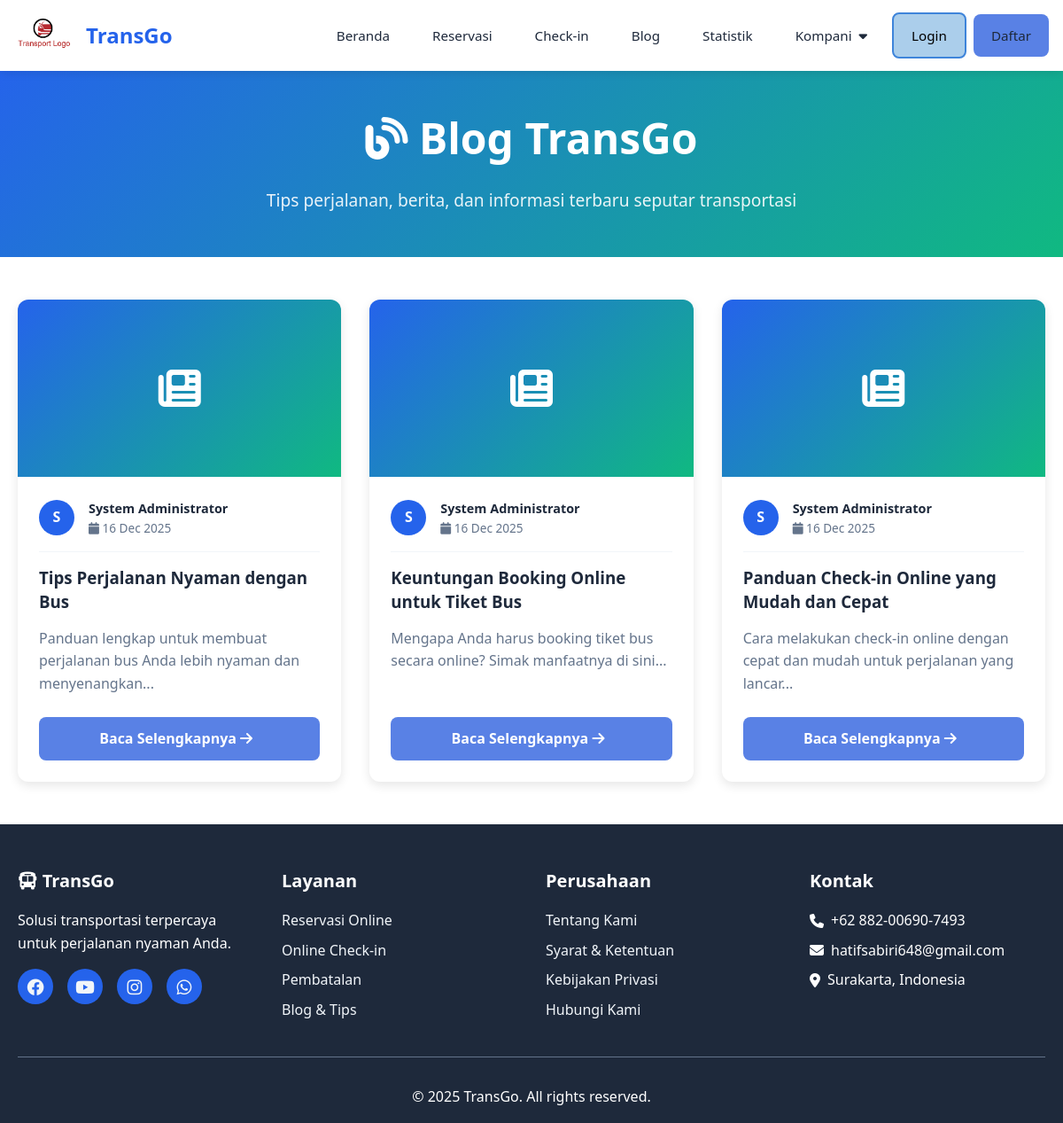
/blog/index.php, run on the app's committed database.
### tables this page shows
CREATE TABLE blog_articles (
    id INT AUTO_INCREMENT PRIMARY KEY,
    title VARCHAR(255) NOT NULL,
    slug VARCHAR(255) UNIQUE NOT NULL,
    content TEXT NOT NULL,
    excerpt TEXT DEFAULT NULL,
    featured_image VARCHAR(255) DEFAULT NULL,
    author_id INT NOT NULL,
    status ENUM('draft', 'published') DEFAULT 'draft',
    published_at TIMESTAMP NULL DEFAULT NULL,
    created_at TIMESTAMP DEFAULT CURRENT_TIMESTAMP,
    updated_at TIMESTAMP DEFAULT CURRENT_TIMESTAMP ON UPDATE CURRENT_TIMESTAMP,
    FOREIGN KEY (author_id) REFERENCES users(id) ON DELETE CASCADE,
    INDEX idx_slug (slug),
    INDEX idx_status (status),
    INDEX idx_author_id (author_id)
);

CREATE TABLE users (
    id INT AUTO_INCREMENT PRIMARY KEY,
    email VARCHAR(255) UNIQUE NOT NULL,
    password VARCHAR(255) NOT NULL,
    full_name VARCHAR(255) NOT NULL,
    phone VARCHAR(20),
    role ENUM('user', 'staff', 'admin') DEFAULT 'user',
    created_at TIMESTAMP DEFAULT CURRENT_TIMESTAMP,
    updated_at TIMESTAMP DEFAULT CURRENT_TIMESTAMP ON UPDATE CURRENT_TIMESTAMP,
    INDEX idx_email (email),
    INDEX idx_role (role)
);

### config/config.php (called while the page is built, shortened)
<?php
function format_date($date, $format = 'd M Y')
{
    $timestamp = strtotime($date);
    return date($format, $timestamp);
}

### blog/index.php (the view, shortened to what this page needs)
<?php
require_once '../config/config.php';
$conn = getDBConnection();
$page = isset($_GET['page']) ? intval($_GET['page']) : 1;
$per_page = 9;
$offset = ($page - 1) * $per_page;
$articles = $conn->query("SELECT a.*, u.full_name as author_name
    FROM blog_articles a
    JOIN users u ON a.author_id = u.id
    WHERE a.status = 'published'
    ORDER BY a.published_at DESC
    LIMIT $per_page OFFSET $offset");
include '../includes/header.php';
?>
<section style="padding: 3rem 0; background: linear-gradient(135deg, var(--primary), var(--secondary)); color: white;">
    <div class="container">
        <div style="text-align: center; max-width: 800px; margin: 0 auto;">
            <h1 style="font-size: 3rem; margin-bottom: 1rem;">
                <i class="fas fa-blog"></i> Blog TransGo
            </h1>
            <p style="font-size: 1.2rem; opacity: 0.9;">
                Tips perjalanan, berita, dan informasi terbaru seputar transportasi
            </p>
        </div>
    </div>
</section>
<section style="padding: 3rem 0;">
    <div class="container">
        <?php if ($articles->num_rows > 0): ?>
            <div class="article-grid">
                <?php while ($article = $articles->fetch_assoc()): ?>
                <div class="article-card">
                    <div class="article-image">
                        <?php if (!empty($article['featured_image'])): ?>
                            <img src="<?php echo SITE_URL . '/' . $article['featured_image']; ?>"
                                 style="width: 100%; height: 100%; object-fit: cover;"
                                 alt="<?php echo htmlspecialchars($article['title']); ?>">
                        <?php else: ?>
                            <i class="fas fa-newspaper"></i>
                        <?php endif; ?>
                    </div>
                    <div class="article-body">
                        <div class="article-meta">
                            <div class="author-avatar">
                                <?php echo strtoupper(substr($article['author_name'], 0, 1)); ?>
                            </div>
                            <div style="flex: 1;">
                                <div style="font-size: 0.9rem; font-weight: 600;">
                                    <?php echo htmlspecialchars($article['author_name']); ?>
                                </div>
                                <div style="font-size: 0.85rem; color: var(--gray);">
                                    <i class="fas fa-calendar"></i>
                                    <?php echo format_date($article['published_at']); ?>
                                </div>
                            </div>
                        </div>
                        <h3 style="margin-bottom: 1rem; color: var(--dark); line-height: 1.4;">
                            <?php echo htmlspecialchars($article['title']); ?>
                        </h3>
                        <p style="color: var(--gray); margin-bottom: 1.5rem; flex: 1; line-height: 1.6;">
                            <?php echo htmlspecialchars(substr($article['excerpt'], 0, 120)) . '...'; ?>
                        </p>
                        <a href="/blog/article.php?slug=<?php echo $article['slug']; ?>"
                           class="btn btn-primary"
                           style="width: 100%; text-align: center;">
                            Baca Selengkapnya <i class="fas fa-arrow-right"></i>
                        </a>
                    </div>
                </div>
                <?php endwhile; ?>
            </div>
        <?php endif; ?>
    </div>
</section>
<?php
include '../includes/footer.php';
?>

### assets/css/style.css (style rules this page uses)
* { margin: 0; padding: 0; box-sizing: border-box; }
:root { --primary: #2563eb; --secondary: #10b981; --accent: #f59e0b; --dark: #1e293b; --gray: #64748b; --light: #f1f5f9; --white: #ffffff; --danger: #ef4444; --shadow: 0 4px 6px rgba(0, 0, 0, 0.1); --shadow-lg: 0 10px 25px rgba(0, 0, 0, 0.15); }
html { scroll-behavior: smooth; }
html, body { width: 100%; max-width: 100%; overflow-x: hidden; }
body { font-family: 'Segoe UI', Tahoma, Geneva, Verdana, sans-serif; line-height: 1.6; color: var(--dark); background-color: var(--white); padding-top: 70px; }
.container { width: 100%; max-width: 1200px; margin: 0 auto; padding: 0 clamp(0.75rem, 3vw, 1.25rem); }
section { position: relative; z-index: 1; }
.btn { display: inline-block; padding: clamp(0.625rem, 1.5vw, 0.75rem) clamp(1rem, 3vw, 2rem); border-radius: 8px; text-decoration: none; font-weight: 600; transition: all 0.3s; border: none; cursor: pointer; text-align: center; font-size: clamp(0.875rem, 1.5vw, 1rem); min-width: min-content; }
.btn-primary { background: rgb(89, 129, 229); color: var(--white); }
.btn i { margin-right: 0.5rem; }
section { padding: clamp(2rem, 6vw, 4rem) 0; width: 100%; overflow: hidden; }
@media (min-width: 1200px) { .container { max-width: 1200px; } }

### blog/index.php (style rules this page uses)
.article-grid { display: grid; grid-template-columns: repeat(auto-fill, minmax(320px, 1fr)); gap: 2rem; }
.article-card { background: white; border-radius: 12px; overflow: hidden; box-shadow: 0 4px 12px rgba(0,0,0,0.1); transition: transform 0.3s, box-shadow 0.3s; display: flex; flex-direction: column; }
.article-image { width: 100%; height: 200px; background: linear-gradient(135deg, var(--primary), var(--secondary)); display: flex; align-items: center; justify-content: center; color: white; font-size: 3rem; }
.article-body { padding: 1.5rem; flex: 1; display: flex; flex-direction: column; }
.article-meta { display: flex; align-items: center; gap: 1rem; margin-bottom: 1rem; padding-bottom: 1rem; border-bottom: 1px solid var(--light); }
.author-avatar { width: 40px; height: 40px; border-radius: 50%; background: var(--primary); color: white; display: flex; align-items: center; justify-content: center; font-weight: bold; }

### data on the page
blog_articles: author.full_name "S", author.full_name "System Administrator", published_at "16 Dec 2025", title "Tips Perjalanan Nyaman dengan Bus", excerpt "Panduan lengkap untuk membuat perjalanan bus Anda lebih nyaman dan menyenangkan"
blog_articles: author.full_name "S", author.full_name "System Administrator", published_at "16 Dec 2025", title "Keuntungan Booking Online untuk Tiket Bus", excerpt "Mengapa Anda harus booking tiket bus secara online? Simak manfaatnya di sini"
blog_articles: author.full_name "S", author.full_name "System Administrator", published_at "16 Dec 2025", title "Panduan Check-in Online yang Mudah dan Cepat", excerpt "Cara melakukan check-in online dengan cepat dan mudah untuk perjalanan yang lancar"
